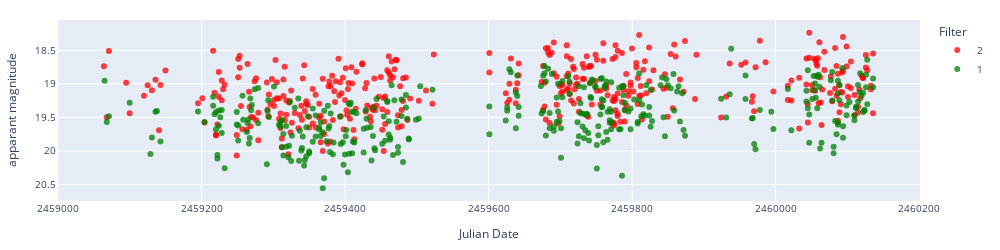
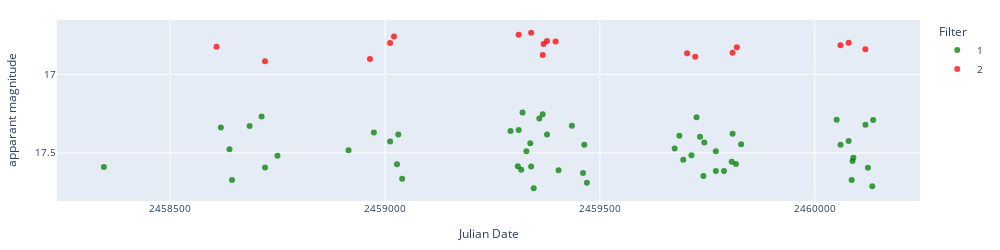
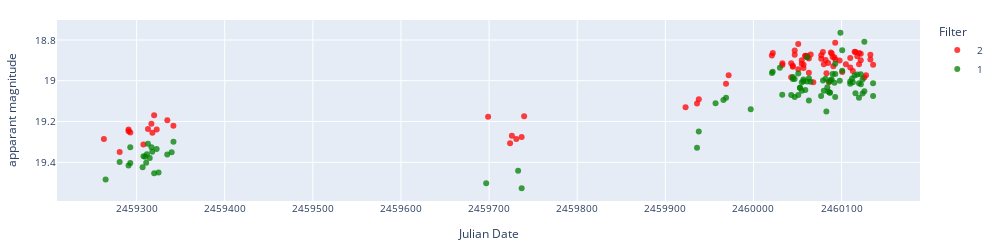
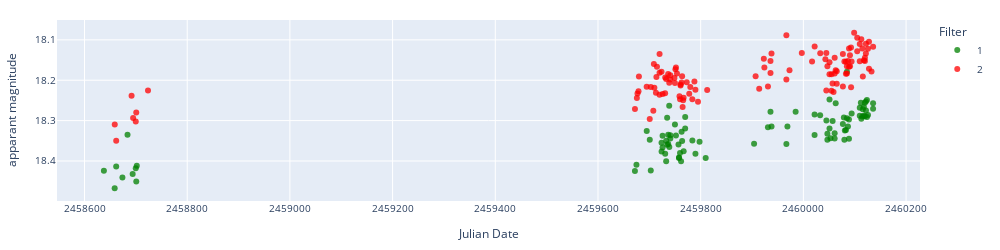

Notebook code for these charts, in order:
### Markdown cell above
### Display light curves

### Code cell
# Display light curves
classes_in_alerts = alerts_df_preds['predicted_class'].unique()
predicted_class = ['nova_like']
show = predicted_class
objectlist = alerts_df_preds[alerts_df_preds['predicted_class'].isin(show)]['objectId'].to_list()
# objectlist = alerts_df_preds['objectId'].to_list()

for object in objectlist[0:40]:
    ra = alerts_df_preds[alerts_df_preds['objectId']==object]['ra'].values[0]
    dec = alerts_df_preds[alerts_df_preds['objectId']==object]['dec'].values[0]
    c = SkyCoord(ra=ra*u.degree, dec=dec*u.degree, frame='icrs')
    pos = c.to_string('hmsdms', sep=':')
    prediction = alerts_df_preds[alerts_df_preds["objectId"]==object]["predicted_class"].values[0]
    print('',object, f'position_deg: {ra} {dec}', 
          f'position_hms_dms: {pos}',
          "~~~~~~~~~~~~~~~~~~~~~",
          f'sherlock_class: {alerts_df_preds[alerts_df_preds["objectId"]==object]["classification"].values[0]}',
          f'sherlock classification reliability {alerts_df_preds[alerts_df_preds["objectId"]==object]["classificationReliability"].values[0]}',
          f'gminusr mean: {alerts_df_preds[alerts_df_preds["objectId"]==object]["clr_mean"].mean()}',
          f'gminusr: {alerts_df_preds[alerts_df_preds["objectId"]==object]["g_minus_r"].values[0]}',
          f'brightening_g: {alerts_df_preds[alerts_df_preds["objectId"]==object]["brightening_g"].values[0]}',
          f'brightening_r: {alerts_df_preds[alerts_df_preds["objectId"]==object]["brightening_r"].values[0]}',
          f'dmdt_g: {alerts_df_preds[alerts_df_preds["objectId"]==object]["dmdt_g"].values[0]}',
          f'dmdt_r: {alerts_df_preds[alerts_df_preds["objectId"]==object]["dmdt_r"].values[0]}',
          "~~~~~~~~~~~~~~~~~~~~~",
          f'aavso_name: {alerts_df_preds[alerts_df_preds["objectId"]==object]["Name"].values[0]}',
          f'aavso_type: {alerts_df_preds[alerts_df_preds["objectId"]==object]["Type"].values[0]}',
          f'manual_label: {alerts_df_preds[alerts_df_preds["objectId"]==object]["manual_label"].values[0]}',
          "~~~~~~~~~~~~~~~~~~~~~",
          f'prediction: {prediction}',
          f'prediction_probability: {alerts_df_preds[alerts_df_preds["objectId"]==object][f"prob_{prediction}"].values[0]}',
          sep='\n')
    lc_lasair = load_lasair_lc(object, path=f'../lightcurves_alerts/')
    lc_lasair_appmag = lasair_clean(lc_lasair, limit=25, magerrlim=1)

    display_lightcurve(lc_df=lc_lasair_appmag, x='jd', y='dc_mag')
